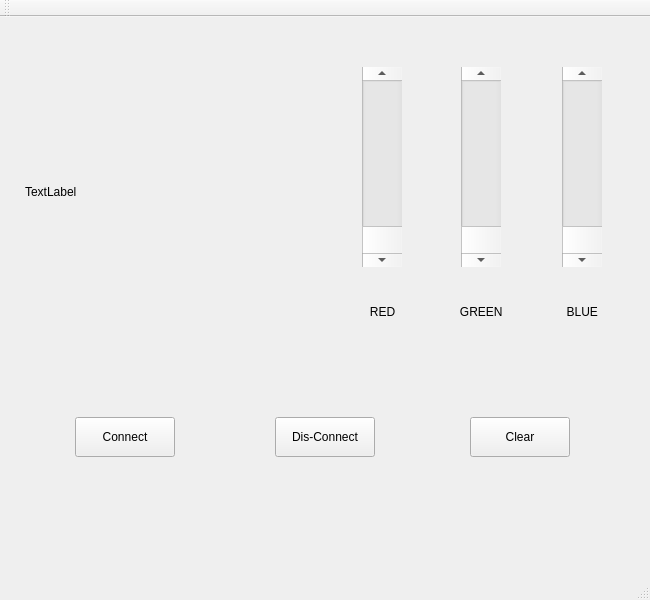
<?xml version="1.0" encoding="UTF-8"?>
<ui version="4.0">
 <class>MainWindow</class>
 <widget class="QMainWindow" name="MainWindow">
  <property name="enabled">
   <bool>true</bool>
  </property>
  <property name="geometry">
   <rect>
    <x>0</x>
    <y>0</y>
    <width>650</width>
    <height>600</height>
   </rect>
  </property>
  <property name="windowTitle">
   <string>MainWindow</string>
  </property>
  <widget class="QWidget" name="centralWidget">
   <widget class="QScrollBar" name="verticalScrollBar">
    <property name="geometry">
     <rect>
      <x>362</x>
      <y>50</y>
      <width>40</width>
      <height>200</height>
     </rect>
    </property>
    <property name="cursor">
     <cursorShape>SizeVerCursor</cursorShape>
    </property>
    <property name="autoFillBackground">
     <bool>false</bool>
    </property>
    <property name="styleSheet">
     <string notr="true"/>
    </property>
    <property name="orientation">
     <enum>Qt::Vertical</enum>
    </property>
    <property name="invertedAppearance">
     <bool>true</bool>
    </property>
    <property name="invertedControls">
     <bool>false</bool>
    </property>
   </widget>
   <widget class="QScrollBar" name="verticalScrollBar_2">
    <property name="geometry">
     <rect>
      <x>461</x>
      <y>50</y>
      <width>40</width>
      <height>200</height>
     </rect>
    </property>
    <property name="orientation">
     <enum>Qt::Vertical</enum>
    </property>
    <property name="invertedAppearance">
     <bool>true</bool>
    </property>
    <property name="invertedControls">
     <bool>false</bool>
    </property>
   </widget>
   <widget class="QScrollBar" name="verticalScrollBar_3">
    <property name="geometry">
     <rect>
      <x>562</x>
      <y>50</y>
      <width>40</width>
      <height>200</height>
     </rect>
    </property>
    <property name="maximum">
     <number>255</number>
    </property>
    <property name="singleStep">
     <number>0</number>
    </property>
    <property name="orientation">
     <enum>Qt::Vertical</enum>
    </property>
    <property name="invertedAppearance">
     <bool>true</bool>
    </property>
    <property name="invertedControls">
     <bool>false</bool>
    </property>
   </widget>
   <widget class="QLabel" name="label">
    <property name="geometry">
     <rect>
      <x>25</x>
      <y>25</y>
      <width>300</width>
      <height>300</height>
     </rect>
    </property>
    <property name="text">
     <string>TextLabel</string>
    </property>
   </widget>
   <widget class="QLabel" name="label_2">
    <property name="geometry">
     <rect>
      <x>350</x>
      <y>280</y>
      <width>80</width>
      <height>30</height>
     </rect>
    </property>
    <property name="text">
     <string>      RED</string>
    </property>
   </widget>
   <widget class="QLabel" name="label_3">
    <property name="geometry">
     <rect>
      <x>450</x>
      <y>280</y>
      <width>80</width>
      <height>30</height>
     </rect>
    </property>
    <property name="text">
     <string>   GREEN</string>
    </property>
   </widget>
   <widget class="QLabel" name="label_4">
    <property name="geometry">
     <rect>
      <x>550</x>
      <y>280</y>
      <width>80</width>
      <height>30</height>
     </rect>
    </property>
    <property name="text">
     <string>     BLUE</string>
    </property>
   </widget>
   <widget class="QPushButton" name="pushButton">
    <property name="geometry">
     <rect>
      <x>75</x>
      <y>400</y>
      <width>100</width>
      <height>40</height>
     </rect>
    </property>
    <property name="text">
     <string>Connect</string>
    </property>
   </widget>
   <widget class="QPushButton" name="pushButton_2">
    <property name="geometry">
     <rect>
      <x>275</x>
      <y>400</y>
      <width>100</width>
      <height>40</height>
     </rect>
    </property>
    <property name="text">
     <string>Dis-Connect</string>
    </property>
   </widget>
   <widget class="QPushButton" name="pushButton_3">
    <property name="geometry">
     <rect>
      <x>470</x>
      <y>400</y>
      <width>100</width>
      <height>40</height>
     </rect>
    </property>
    <property name="text">
     <string>Clear</string>
    </property>
   </widget>
  </widget>
  <widget class="QMenuBar" name="menuBar">
   <property name="geometry">
    <rect>
     <x>0</x>
     <y>0</y>
     <width>650</width>
     <height>28</height>
    </rect>
   </property>
  </widget>
  <widget class="QToolBar" name="mainToolBar">
   <attribute name="toolBarArea">
    <enum>TopToolBarArea</enum>
   </attribute>
   <attribute name="toolBarBreak">
    <bool>false</bool>
   </attribute>
  </widget>
  <widget class="QStatusBar" name="statusBar"/>
 </widget>
 <layoutdefault spacing="6" margin="11"/>
 <resources/>
 <connections/>
</ui>
